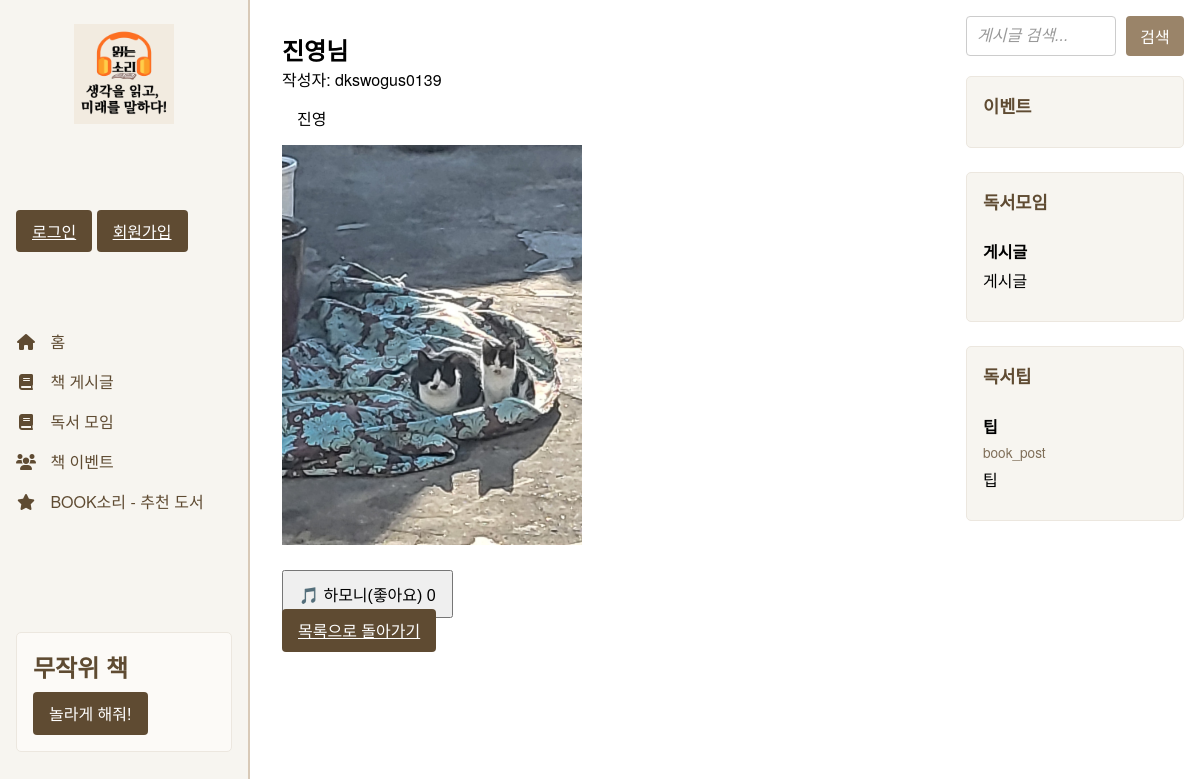
/community/general_post/11/, run on an earlier commit of the app's database.
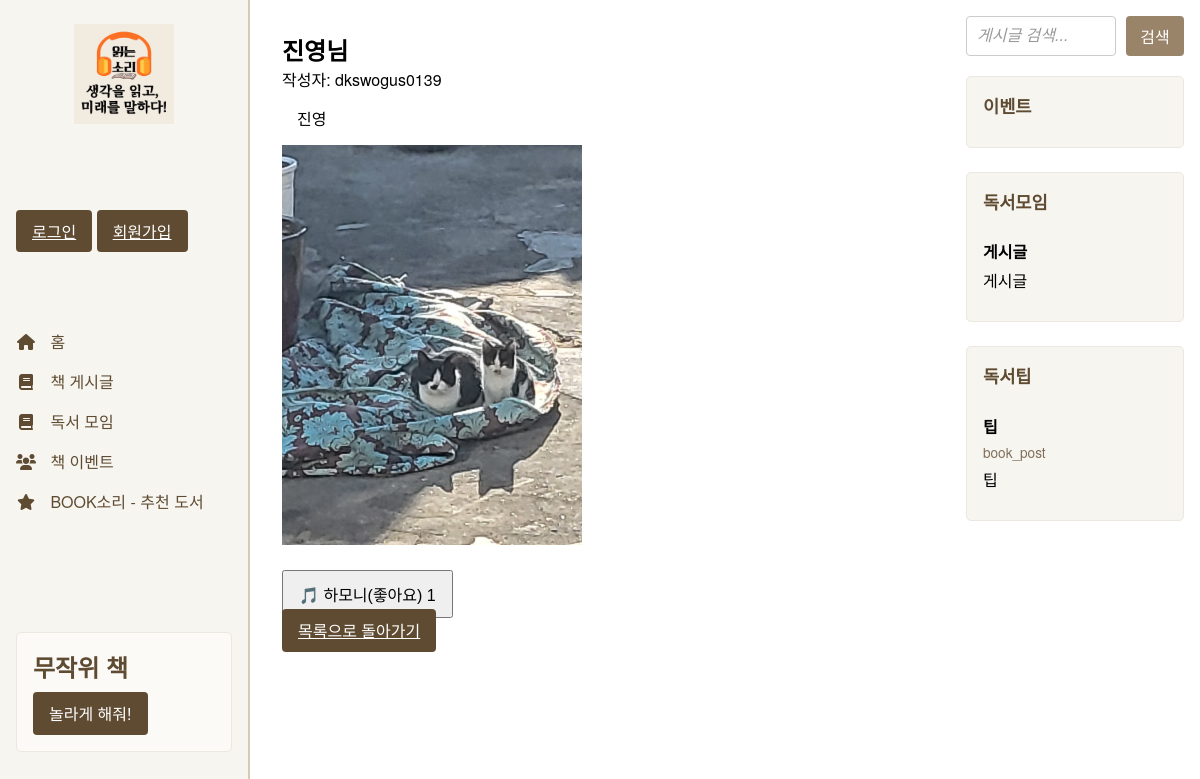
And on a later commit of the database.
### community/models.py (models this page shows, shortened)
class Post(models.Model):
    title       = models.CharField(max_length=200, verbose_name="제목")
    content     = models.TextField(verbose_name="내용")
    writer      = models.ForeignKey(User, on_delete=models.CASCADE, verbose_name="작성자")
    views       = models.PositiveIntegerField(default=0, verbose_name="조회수")
    postimage_set = GenericRelation(PostImage)
    created_at  = models.DateTimeField(auto_now_add=True, verbose_name="등록일")
    updated_at  = models.DateTimeField(auto_now=True, verbose_name="수정일")
    is_active   = models.BooleanField(default=True, verbose_name="활성화 여부")
    is_pinned   = models.BooleanField(default=False, verbose_name="고정 여부")
    is_deleted  = models.BooleanField(default=False, verbose_name="삭제 여부")
    is_side_bar = models.BooleanField(
        default=False,
        verbose_name="사이드바 노출 여부",
        help_text="게시글을 사이드바에 표시할지 여부를 설정합니다."
    )
    search_vector = SearchVectorField(null=True)                # 검색 기능 추가
    category = models.CharField(
        max_length=50,
        choices=PostCategory.choices,  # 선택 항목 직접 연결
        default=PostCategory.BOOK_POST,
        verbose_name="카테고리",
        help_text="게시글 유형 선택"
    )
    tags        = models.ManyToManyField('PostTag', blank=True, verbose_name="태그")
    likes = models.PositiveIntegerField(default=0, verbose_name="좋아요 수")
    book        = models.ForeignKey(
        'Book',
        on_delete=models.CASCADE,
        null=True,
        blank=True,
        verbose_name="책"
    )
    objects = PostManager()
    class Meta:
        abstract = True
        ordering = ['-is_pinned', '-created_at']
        indexes = [
            GinIndex(fields=['search_vector'])                 # 검색 성능 향상을 위한 인덱스
        ]

class GeneralPost(Post):
    class Meta(Post.Meta):
        verbose_name = "일반 게시글"
        verbose_name_plural = "일반 게시글 목록"

class PostImage(models.Model):
    content_type = models.ForeignKey(
        ContentType,
        on_delete=models.CASCADE,
        null=True,  # null 허용으로 변경
        blank=True  # blank 허용으로 변경
    )
    object_id = models.PositiveIntegerField(null=True, blank=True)  # null 허용으로 변경
    post = GenericForeignKey('content_type', 'object_id')
    image = models.ImageField(
        upload_to='post_images/%Y/%m/%d/',
        verbose_name="이미지"
    )
    order = models.PositiveIntegerField(default=0)
    created_at = models.DateTimeField(auto_now_add=True)
    class Meta:
        ordering = ['order', 'created_at']
        verbose_name = "게시글 이미지"
        verbose_name_plural = "게시글 이미지 목록"

class ReadingGroupPost(Post):
    event_date = models.DateField(
        null=True,  # null 허용으로 변경
        blank=True  # blank 허용으로 변경
    )
    class Meta(Post.Meta):
        verbose_name = "독서 모임 게시글"
        verbose_name_plural = "독서 모임 게시글 목록"

class ReadingTipPost(Post):
    TIP_CATEGORY_CHOICES = [
        ('reading', '독서 팁'),
        ('writing', '글쓰기 팁'),
        ('other', '기타'),
    ]
    tip_category = models.CharField(
        max_length=50,
        choices=TIP_CATEGORY_CHOICES,
        default='reading'
    )
    class Meta(Post.Meta):
        verbose_name = "독서 팁 게시글"
        verbose_name_plural = "독서 팁 게시글 목록"

### community/views.py (the view)
# urls.py: path('general_post/<int:pk>/', views.general_post_detail, name='general_post_detail'), # 일반 게시판 상세 뷰
def general_post_detail(request, pk):
    post = get_object_or_404(GeneralPost, pk=pk)
    context = {
        'post': post,
        **get_common_context(request)
    }
    return render(request, 'community/general_post_detail.html', context)

### community/models.py (called while the page is built)
    def get_queryset(self):
        return super().get_queryset().filter(is_deleted=False, is_active=True)

### community/views.py (called while the page is built)
def get_common_context(request):
    return {
        'site_name': 'reading_sound',
        'current_user': request.user if request.user.is_authenticated else None,
        'sidebar': {
            'events': BookEventPost.objects.filter(is_active=True),
            'reading_groups': ReadingGroupPost.objects.filter(is_active=True),
            'tips': ReadingTipPost.objects.filter(is_active=True),
        }
    }

### community/templates/community/general_post_detail.html (shortened to what this page needs)
{% extends "community/base.html" %}
{% load static %}
{% block content %}
<article class="post-detail">
  <h1>{{ post.title }}</h1>
  <p>작성자: {{ post.writer.username }}</p>
  <div class="post-content">
    {{ post.content|safe }}
  </div>
  {% if post.postimage_set.all %}
    <div class="post-images">
      {% for image in post.postimage_set.all %}
        <img src="{{ image.image.url }}" alt="게시글 이미지" style="max-width: 300px;">
      {% endfor %}
    </div>
  {% endif %}
  <div class="like-container" style="margin-top:20px;">
    <button id="like-btn"
            data-post-id="{{ post.id }}"
            data-model="GeneralPost">
      🎵 하모니(좋아요) <span id="like-count">{{ post.likes }}</span>
    </button>
  </div>
  <a href="{% url 'community:home' %}" class="btn hover-effect">목록으로 돌아가기</a>
</article>
{% endblock %}

### community/templates/community/base.html (shortened to what this page needs)
{% load static %}
<!DOCTYPE html>
<html lang="ko">
<head>
  <link rel="stylesheet" href="{% static 'community/css/style.css' %}" />
  <link
    rel="stylesheet"
    href="https://cdnjs.cloudflare.com/ajax/libs/font-awesome/6.0.0-beta3/css/all.min.css"
  />
</head>
<body>
  <aside class="sidebar">
    <div class="sidebar-header">
      <img src="{% static 'community/images/logo.png' %}" alt="읽는소리" class="brand-logo" />
    </div>
    <div class="login-container">
      {% if user.is_authenticated %}
    <span>당신의 글이 울리는 곳, {{ user.username }}</span>
    <form action="{% url 'logout' %}" method="post" style="display: inline;">
      {% csrf_token %}
      <button type="submit" class="btn hover-effect">로그아웃</button>
    </form>
  {% else %}
    <a href="{% url 'community:login' %}" class="btn hover-effect">로그인</a>
    <a href="{% url 'community:signup' %}" class="btn hover-effect">회원가입</a>
  {% endif %}
</div>
<nav class="nav-menu">
  <ul>
    <li>
      <a href="{% url 'community:home' %}" class="nav-link{% if request.resolver_match.url_name == 'home' %} active{% endif %}">
        <i class="fas fa-home"></i>
        <span>홈</span>
      </a>
    </li>
    <li>
      <a href="{% url 'community:general_post' %}" class="nav-link{% if request.resolver_match.url_name == 'book_sound' %} active{% endif %}">
        <i class="fas fa-book"></i>
        <span>책 게시글 </span>
      </a>
    </li>
    <li>
      <a href="{% url 'community:reading_meeting' %}" class="nav-link{% if request.resolver_match.url_name == 'reading_meeting' %} active{% endif %}">
        <i class="fas fa-book"></i>
        <span>독서 모임 </span>
      </a>
    </li>
    <li class="has-submenu">
      <a href="{% url 'community:review_event' %}" class="nav-link{% if 'group-section' in request.path %} active{% endif %}">
        <i class="fas fa-users"></i>
        <span>책 이벤트</span>
      </a>
    </li>
    <li>
      <a href="{% url 'community:recommend_book' %}" class="nav-link{% if request.resolver_match.url_name == 'recommend_book' %} active{% endif %}">
        <i class="fas fa-star"></i>
        <span>BOOK소리 - 추천 도서</span>
      </a>
    </li>
  </ul>
</nav>
    <div class="random-book-section">
      <h2>무작위 책</h2>
      <button class="btn hover-effect" id="random-book-btn">놀라게 해줘!</button>
    </div>
  </aside>
  <main class="content">
    {% block content %}
    {% endblock %}
  </main>
  <aside class="sidebar right-sidebar">
    <div class="search-container" data-search-url="{% url 'community:search' %}">
      <input type="text" id="search-input" placeholder="게시글 검색..." />
      <button class="btn hover-effect" id="search-btn">검색</button>
    </div>
    <div class="sidebar-section">
        <h2>이벤트</h2>
    </div>
    <div class="sidebar-section">
        <h2>독서모임</h2>
        <div class="group-list">
            {% for group in sidebar.reading_groups %}
            <div class="group-item">
                <h4>{{ group.title }}</h4>
                <p class="group-content">{{ group.content|truncatechars:50 }}</p>
            </div>
            {% endfor %}
        </div>
    </div>
    <div class="sidebar-section">
        <h2>독서팁</h2>
        <div class="tip-list">
            {% for tip in sidebar.tips %}
            <div class="tip-item">
                <h4>{{ tip.title }}</h4>
                <p class="tip-category">{{ tip.category }}</p>
                <p class="tip-content">{{ tip.content|truncatechars:50 }}</p>
            </div>
            {% endfor %}
        </div>
    </div>
  </aside>
</body>
</html>

### community/static/community/css/style.css (style rules this page uses)
* { margin: 0; padding: 0; box-sizing: border-box; }
body { display: flex; min-height: 100vh; justify-content: center; font-family: "Helvetica Neue", Helvetica, Arial, sans-serif; background-color: #ffffff; }
.sidebar { width: 250px; background-color: #F7F5F0; padding: 1rem; border-right: 2px solid #d8c9b7; display: flex; flex-direction: column; justify-content: space-between; transition: width 0.3s ease; overflow-x: hidden; }
.sidebar-header { text-align: center; padding: 0.5rem 0; margin-bottom: 0.5rem; }
.brand-logo { max-width: 100px; height: auto; display: block; margin: 0 auto; background-color: transparent; }
.nav-menu ul { list-style-type: none; }
.nav-menu .nav-link { display: block; text-decoration: none; font-size: 1rem; color: #5f4b32; padding: 0.5rem 0; transition: color 0.3s ease; }
.random-book-section { margin: 2rem 0; padding: 1rem; background-color: #fcfaf7; border: 1px solid #ece7df; border-radius: 5px; }
.random-book-section h2 { color: #5f4b32; margin-bottom: 0.5rem; }
.nav-menu .nav-link i { margin-right: 10px; width: 20px; text-align: center; }
.nav-menu ul li.has-submenu { position: relative; }
.sidebar.right-sidebar { border-right: none; background-color: #ffffff; display: flex; flex-direction: column; justify-content: flex-start; width: 250px; padding: 1rem; transition: all 0.3s ease; opacity: 1; transform: translateX(0); }
.sidebar-section { background-color: #f7f5f0; border: 1px solid #ece7df; border-radius: 5px; padding: 1rem; margin-bottom: 1.5rem; transition: transform 0.2s; }
.sidebar-section h2 { margin-bottom: 0.8rem; color: #5f4b32; font-size: 1.1rem; font-weight: 600; }
.event-item, .group-item, .tip-item { padding: 0.8rem 0; border-bottom: 1px solid #ece7df; }
.event-item:last-child, .group-item:last-child, .tip-item:last-child { border-bottom: none; }
.event-date, .meeting-time, .tip-category { font-size: 0.85rem; color: #7f6e58; margin: 0.3rem 0; }
.content { flex: 1; padding: 1rem 2rem; display: flex; flex-direction: column; max-width: 1200px; }
.btn { background-color: #5f4b32; color: #fff; border: none; border-radius: 4px; padding: 0.6rem 1rem; cursor: pointer; font-size: 1rem; transition: background-color 0.3s ease; }
.hover-effect { transition: transform 0.2s ease; }
.search-container { display: flex; gap: 10px; align-items: center; justify-content: center; margin-bottom: 20px; }
#search-input { width: 150px; height: 40px; font-size: 16px; padding: 5px 10px; border-radius: 4px; border: 1px solid #ccc; }
#search-input::placeholder { color: #999999; font-style: italic; }
#search-btn { width: 100px; height: 40px; font-size: 16px; padding: 5px 10px; border-radius: 4px; border: none; background-color: #9a8469; color: #ffffff; cursor: pointer; transition: background-color 0.3s ease; }
input[type="text"], input[type="password"] { display: block; width: 100%; padding: 8px; border: 1px solid #ddd; border-radius: 4px; }
input::placeholder { color: #999; font-style: italic; }
.post-content { padding: 15px; }
.like-container { margin-top: 20px; }
#like-btn { padding: 10px 15px; font-size: 16px; cursor: pointer; }

What changed in the data, as far as the page shows it:
changed GeneralPost "진영님": likes "0" → "1"
